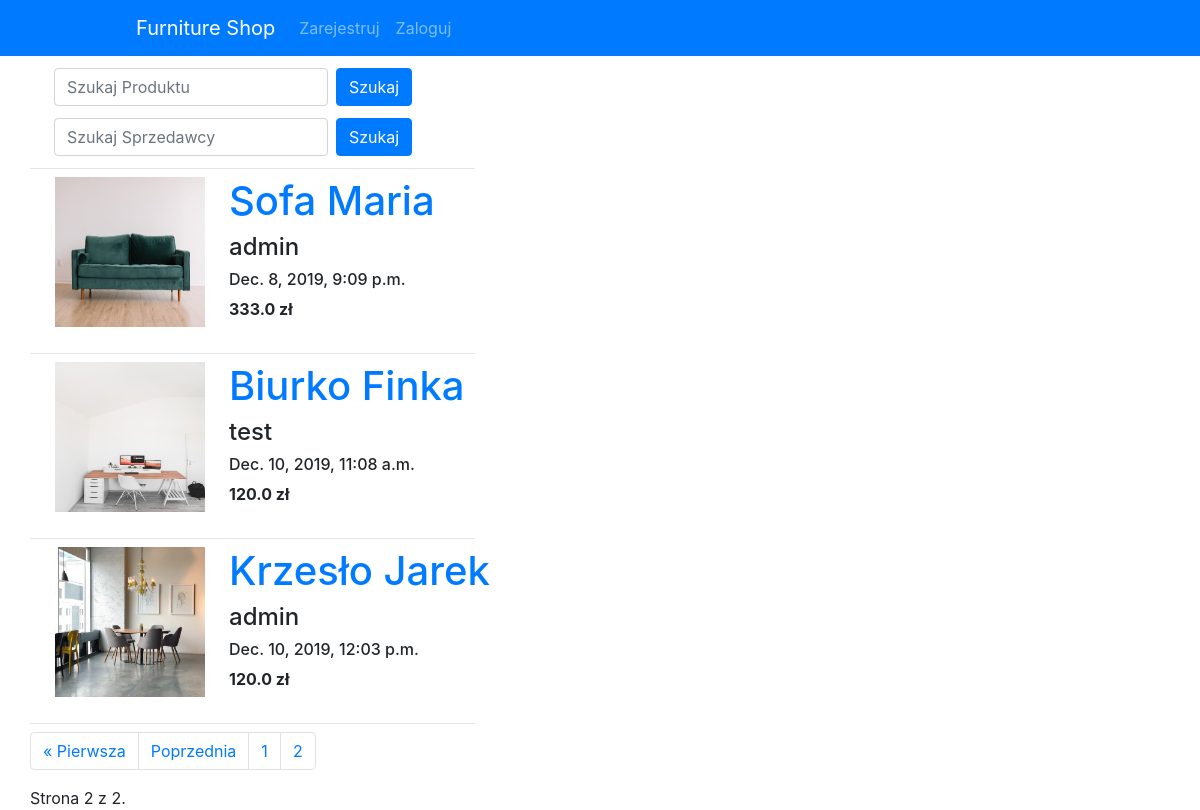
Before: /?page=2 with the older database file.
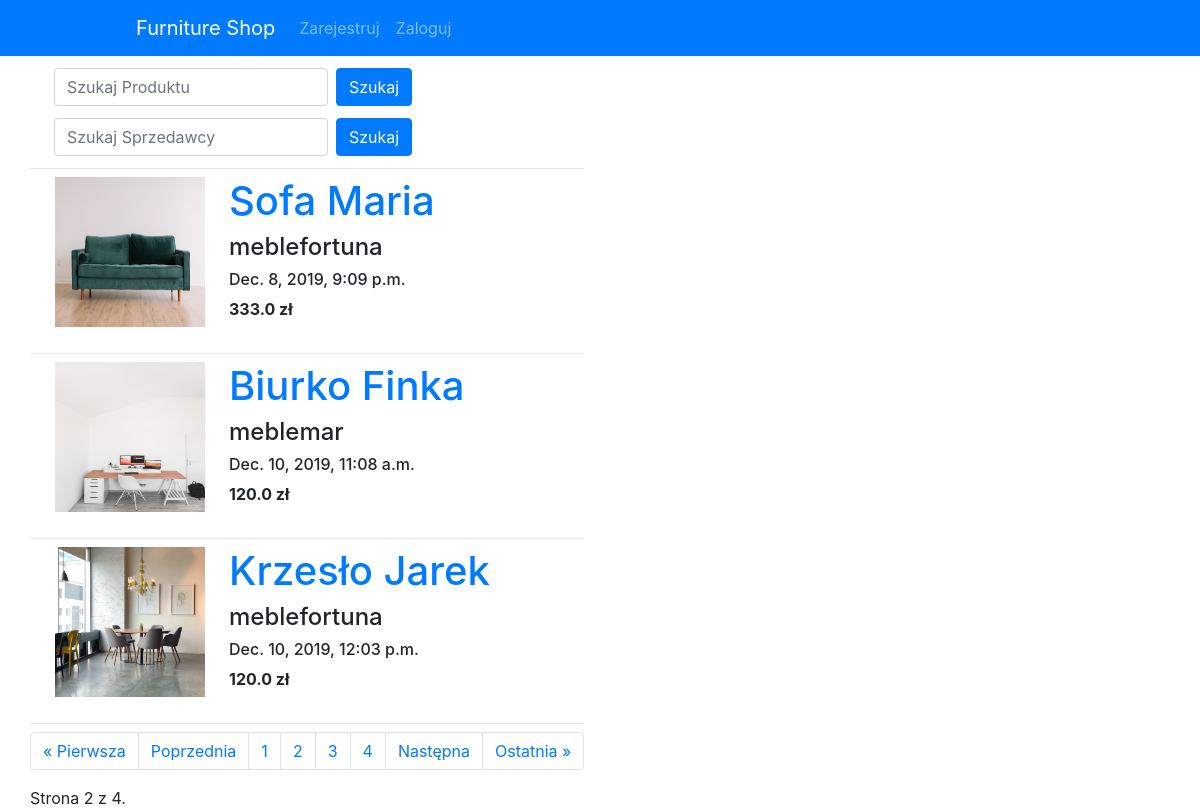
After: the same page with the newer database file.
### index/models.py (models this page shows, shortened)
class Product(models.Model):
    name = models.CharField(max_length=200)
    manufacturer = models.ForeignKey('auth.User', on_delete=models.CASCADE)
    description = models.CharField(max_length=200)
    created_date = models.DateTimeField(default=timezone.now)
    price = models.FloatField()
    photo = models.ImageField(upload_to = 'media/', max_length=255, null=True, blank=True)

### index/views.py (the view, shortened to what this page needs)
# urls.py: path('', views.product_list, name='product_list'),
def product_list(request):
    search_phrase = ''
    search_manufacturer = ''
    products = Product.objects.all()
    users = User.objects.all()
    if 'search_manufacturer' in request.GET:
        products = Product.objects.all()
        search_manufacturer = request.GET['search_manufacturer']
        products = products.filter(
            manufacturer_id__username__icontains=search_manufacturer)
    else:
        paginator = Paginator(products, 3)
        page = request.GET.get('page')
        products = paginator.get_page(page)
    context = {'products': products, 'users': users,
               'search_phrase': search_phrase, 'search_manufacturer': search_manufacturer}
    return render(request, 'index/product_list.html', context)

### index/templatetags/group_tag.py (called while the page is built)
@register.filter(name='group_tag')
def group_tag(user, group_name):
    group = Group.objects.get(name=group_name)
    return True if group in user.groups.all() else False

### index/templates/index/product_list.html (shortened to what this page needs)
{% extends 'index/base.html' %}
{% load staticfiles %}
{% load group_tag %}
{% block content %}
{% load group_tag %}
          <form class="form-inline ml-4 my-2 my-lg-1 mt-2">
                <input
                class="form-control mr-sm-2 mb-2 mt-2"
                type="search"
                placeholder="Szukaj Produktu"
                aria-label="Search"
                name="search"
                value="{{search_phrase}}">
                <button type="submit" class="btn btn-primary  mb-2 mt-2">
                         Szukaj
                      </button>
          </form>
          <form class="form-inline ml-4 my-2 my-lg-1 mb-2">
                <input
                class="form-control mr-sm-2 mb-2"
                type="search"
                placeholder="Szukaj Sprzedawcy"
                aria-label="Search Manufacturer"
                name="search_manufacturer"
                value="{{search_manufacturer}}">
                <button type="submit" class="btn btn-primary mb-2">
                         Szukaj
                      </button>
            </form>
            <hr class="mt-0 mb-2">
    {% for product in products %}
    <article>
        <div class="product">
            <ul class="row">
                <div class="mr-4">
                    {% if product.photo %}
                        <img src="{{ product.photo.url}}" height="150" width="150" >
                    {% endif %}
                </div>
                <div>
                    <h1><a href="{% url 'product_detail' pk=product.pk %}">{{ product.name }}</a></h1>
                    <h4>{{ product.manufacturer }}</h4>
                    <h6><div class="date">
                            {{ product.created_date }}
                        </div></h6>
                        <b><p>{{ product.price|linebreaksbr }} zł</p></b>
                </div>
            </ul>
        </div>
    </article>
    <hr class="mt-0 mb-2">
    {% endfor %}
    <nav aria-label="Page navigation" class="pagination">
            <ul class="pagination">
                {% if products.has_previous %}
                <li class="page-item"><a class="page-link" href="?page=1">&laquo; Pierwsza</a></li>
                <li class="page-item"><a class="page-link" href="?page={{ products.previous_page_number }}">Poprzednia</a></li>
                {% endif %}
                {% for i in products.paginator.page_range %}
                <li class="page-item"><a class="page-link" href="?page={{ i }}">{{ i }}</a></li>
                {% endfor %}
                {% if products.has_next %}
                <li class="page-item"><a class="page-link" href="?page={{ products.next_page_number }}">Następna</a></li>
                <li class="page-item"><a class="page-link" href="?page={{ products.paginator.num_pages }}">Ostatnia &raquo;</a></li>
                {% endif %}
            </ul>
</nav>
        <span class="current">
                {% if products.num_pages != None %}
                {% else %}
                Strona {{ products.number }} z {{ products.paginator.num_pages }}.
                {% endif %}
        </span>
{% endblock %}

### index/templates/index/base.html (shortened to what this page needs)
{% load staticfiles %}
{% load group_tag %}
<!doctype html>
<html lang="pl">
    <head>
        <link rel="stylesheet" href="https://stackpath.bootstrapcdn.com/bootstrap/4.4.1/css/bootstrap.min.css">
    </head>
    <body>
            <nav class="navbar navbar-expand-sm bg-primary navbar-dark ">
                    <ul class="navbar-nav ml-5">
                      <li class="nav-item ml-5">
                        <a class="navbar-brand ml-4" href="/">Furniture Shop</a>
                      </li>
                      {% if user.is_authenticated %}
                      <li class="nav-item">
                          <a class="nav-link" href="/order_summary">Koszyk</a>
                        </li>
                        <li class="nav-item">
                        <a class="nav-link" href="/logout/">Wyloguj</a>
                        </li>
                      {% else %}
                      <li class="nav-item">
                      <a class="nav-link" href="/register/">Zarejestruj</a>
                    </li>
                    <li class="nav-item">
                      <a class="nav-link" href="/login/">Zaloguj</a>
                    </li>
                      {% endif %}
                    </ul>
                  </nav>
    <div class="content container">
        <div class="row">
            <div class="column-200">
            {% block content %}
            {% endblock %}
            </div>
        </div>
    </div>
</body>
<body>
</body>
</html>

Changed rows visible on the page:
changed Product "Sofa Maria": manufacturer "admin" → "meblefortuna"
changed Product "Biurko Finka": manufacturer "test" → "meblemar"
changed Product "Krzesło Jarek": manufacturer "admin" → "meblefortuna"
Other visible differences:
{{ products.paginator.num_pages }}: "2" → "4"
new list line: "3"
new list line: "4"
text now shown: "Następna Ostatnia »"
